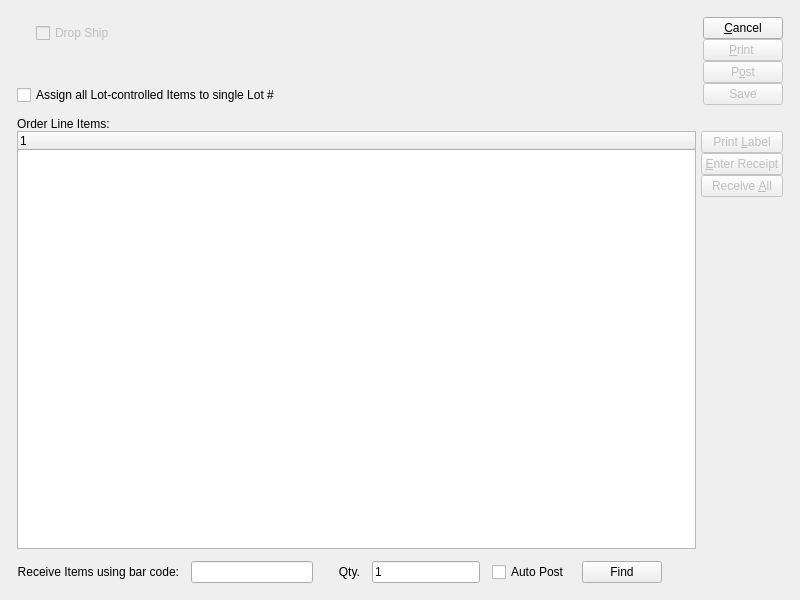
<?xml version="1.0" encoding="UTF-8"?>
<ui version="4.0">
 <comment>This file is part of the xTuple ERP: PostBooks Edition, a free and
open source Enterprise Resource Planning software suite,
Copyright (c) 1999-2019 by OpenMFG LLC, d/b/a xTuple.
It is licensed to you under the Common Public Attribution License
version 1.0, the full text of which (including xTuple-specific Exhibits)
is available at www.xtuple.com/CPAL.  By using this software, you agree
to be bound by its terms.</comment>
 <class>enterPoReceipt</class>
 <widget class="QWidget" name="enterPoReceipt">
  <property name="geometry">
   <rect>
    <x>0</x>
    <y>0</y>
    <width>800</width>
    <height>600</height>
   </rect>
  </property>
  <property name="windowTitle">
   <string>Enter Order Receipts</string>
  </property>
  <layout class="QGridLayout" name="gridLayout_3">
   <item row="0" column="0">
    <layout class="QGridLayout" name="gridLayout_2">
     <property name="margin">
      <number>12</number>
     </property>
     <property name="spacing">
      <number>12</number>
     </property>
     <item row="0" column="0">
      <layout class="QHBoxLayout" name="horizontalLayout">
       <item>
        <layout class="QVBoxLayout" name="verticalLayout">
         <property name="spacing">
          <number>5</number>
         </property>
         <item>
          <layout class="QHBoxLayout">
           <property name="leftMargin">
            <number>14</number>
           </property>
           <item>
            <widget class="OrderCluster" name="_order">
             <property name="sizePolicy">
              <sizepolicy hsizetype="Fixed" vsizetype="Fixed">
               <horstretch>0</horstretch>
               <verstretch>0</verstretch>
              </sizepolicy>
             </property>
            </widget>
           </item>
           <item>
            <layout class="QVBoxLayout" name="verticalLayout_2">
             <property name="topMargin">
              <number>6</number>
             </property>
             <item>
              <widget class="QCheckBox" name="_dropShip">
               <property name="enabled">
                <bool>false</bool>
               </property>
               <property name="text">
                <string>Drop Ship</string>
               </property>
              </widget>
             </item>
             <item>
              <spacer name="verticalSpacer">
               <property name="orientation">
                <enum>Qt::Vertical</enum>
               </property>
               <property name="sizeHint" stdset="0">
                <size>
                 <width>20</width>
                 <height>0</height>
                </size>
               </property>
              </spacer>
             </item>
            </layout>
           </item>
           <item>
            <spacer name="horizontalSpacer_2">
             <property name="orientation">
              <enum>Qt::Horizontal</enum>
             </property>
             <property name="sizeHint" stdset="0">
              <size>
               <width>40</width>
               <height>0</height>
              </size>
             </property>
            </spacer>
           </item>
          </layout>
         </item>
         <item>
          <widget class="XCheckBox" name="_singleLot">
           <property name="text">
            <string>Assign all Lot-controlled Items to single Lot #</string>
           </property>
          </widget>
         </item>
        </layout>
       </item>
       <item>
        <layout class="QVBoxLayout">
         <property name="spacing">
          <number>0</number>
         </property>
         <item>
          <widget class="QPushButton" name="_close">
           <property name="text">
            <string>&amp;Cancel</string>
           </property>
          </widget>
         </item>
         <item>
          <widget class="QPushButton" name="_print">
           <property name="enabled">
            <bool>false</bool>
           </property>
           <property name="text">
            <string>&amp;Print </string>
           </property>
          </widget>
         </item>
         <item>
          <widget class="QPushButton" name="_post">
           <property name="enabled">
            <bool>false</bool>
           </property>
           <property name="text">
            <string>P&amp;ost</string>
           </property>
           <property name="autoDefault">
            <bool>true</bool>
           </property>
           <property name="default">
            <bool>true</bool>
           </property>
          </widget>
         </item>
         <item>
          <widget class="QPushButton" name="_save">
           <property name="enabled">
            <bool>false</bool>
           </property>
           <property name="text">
            <string>Save</string>
           </property>
          </widget>
         </item>
         <item>
          <spacer>
           <property name="orientation">
            <enum>Qt::Vertical</enum>
           </property>
           <property name="sizeType">
            <enum>QSizePolicy::Expanding</enum>
           </property>
           <property name="sizeHint" stdset="0">
            <size>
             <width>20</width>
             <height>0</height>
            </size>
           </property>
          </spacer>
         </item>
        </layout>
       </item>
      </layout>
     </item>
     <item row="1" column="0">
      <widget class="QFrame" name="_frame">
       <property name="sizePolicy">
        <sizepolicy hsizetype="Preferred" vsizetype="Expanding">
         <horstretch>0</horstretch>
         <verstretch>1</verstretch>
        </sizepolicy>
       </property>
       <property name="frameShape">
        <enum>QFrame::NoFrame</enum>
       </property>
       <property name="frameShadow">
        <enum>QFrame::Raised</enum>
       </property>
       <layout class="QGridLayout" name="gridLayout">
        <property name="margin">
         <number>0</number>
        </property>
        <item row="0" column="0">
         <layout class="QVBoxLayout">
          <property name="spacing">
           <number>0</number>
          </property>
          <item>
           <widget class="QLabel" name="_orderitemLit">
            <property name="text">
             <string>Order Line Items:</string>
            </property>
           </widget>
          </item>
          <item>
           <layout class="QHBoxLayout">
            <property name="spacing">
             <number>5</number>
            </property>
            <item>
             <widget class="XTreeWidget" name="_orderitem"/>
            </item>
            <item>
             <layout class="QVBoxLayout">
              <property name="spacing">
               <number>0</number>
              </property>
              <item>
               <widget class="QPushButton" name="_printLabel">
                <property name="enabled">
                 <bool>false</bool>
                </property>
                <property name="text">
                 <string>Print &amp;Label</string>
                </property>
               </widget>
              </item>
              <item>
               <widget class="QPushButton" name="_enter">
                <property name="enabled">
                 <bool>false</bool>
                </property>
                <property name="text">
                 <string>&amp;Enter Receipt</string>
                </property>
               </widget>
              </item>
              <item>
               <widget class="QPushButton" name="_all">
                <property name="enabled">
                 <bool>false</bool>
                </property>
                <property name="text">
                 <string>Receive &amp;All</string>
                </property>
               </widget>
              </item>
              <item>
               <spacer>
                <property name="orientation">
                 <enum>Qt::Vertical</enum>
                </property>
                <property name="sizeType">
                 <enum>QSizePolicy::Expanding</enum>
                </property>
                <property name="sizeHint" stdset="0">
                 <size>
                  <width>20</width>
                  <height>20</height>
                 </size>
                </property>
               </spacer>
              </item>
             </layout>
            </item>
           </layout>
          </item>
         </layout>
        </item>
       </layout>
      </widget>
     </item>
     <item row="2" column="0">
      <layout class="QHBoxLayout" name="_2">
       <property name="spacing">
        <number>12</number>
       </property>
       <item>
        <widget class="QLabel" name="_bcLit">
         <property name="text">
          <string>Receive Items using bar code:</string>
         </property>
         <property name="alignment">
          <set>Qt::AlignRight|Qt::AlignTrailing|Qt::AlignVCenter</set>
         </property>
        </widget>
       </item>
       <item>
        <widget class="XLineEdit" name="_bc"/>
       </item>
       <item>
        <widget class="QLabel" name="_bcQtyLit">
         <property name="minimumSize">
          <size>
           <width>35</width>
           <height>0</height>
          </size>
         </property>
         <property name="text">
          <string>Qty.</string>
         </property>
         <property name="alignment">
          <set>Qt::AlignRight|Qt::AlignTrailing|Qt::AlignVCenter</set>
         </property>
        </widget>
       </item>
       <item>
        <widget class="XLineEdit" name="_bcQty">
         <property name="sizePolicy">
          <sizepolicy hsizetype="Preferred" vsizetype="Fixed">
           <horstretch>0</horstretch>
           <verstretch>0</verstretch>
          </sizepolicy>
         </property>
         <property name="text">
          <string>1</string>
         </property>
        </widget>
       </item>
       <item>
        <widget class="XCheckBox" name="_autoPost">
         <property name="text">
          <string>Auto Post</string>
         </property>
        </widget>
       </item>
       <item>
        <widget class="QPushButton" name="_bcFind">
         <property name="text">
          <string>Find</string>
         </property>
        </widget>
       </item>
       <item>
        <spacer>
         <property name="orientation">
          <enum>Qt::Horizontal</enum>
         </property>
         <property name="sizeType">
          <enum>QSizePolicy::Expanding</enum>
         </property>
         <property name="sizeHint" stdset="0">
          <size>
           <width>0</width>
           <height>20</height>
          </size>
         </property>
        </spacer>
       </item>
      </layout>
     </item>
    </layout>
   </item>
  </layout>
 </widget>
 <layoutdefault spacing="5" margin="5"/>
 <customwidgets>
  <customwidget>
   <class>OrderCluster</class>
   <extends>QWidget</extends>
   <header>ordercluster.h</header>
  </customwidget>
  <customwidget>
   <class>XCheckBox</class>
   <extends>QCheckBox</extends>
   <header>xcheckbox.h</header>
  </customwidget>
  <customwidget>
   <class>XLineEdit</class>
   <extends>QLineEdit</extends>
   <header>xlineedit.h</header>
   <container>1</container>
  </customwidget>
  <customwidget>
   <class>XTreeWidget</class>
   <extends>QTreeWidget</extends>
   <header>xtreewidget.h</header>
   <container>1</container>
  </customwidget>
 </customwidgets>
 <tabstops>
  <tabstop>_singleLot</tabstop>
  <tabstop>_orderitem</tabstop>
  <tabstop>_enter</tabstop>
  <tabstop>_all</tabstop>
  <tabstop>_print</tabstop>
  <tabstop>_post</tabstop>
  <tabstop>_close</tabstop>
 </tabstops>
 <resources/>
 <connections>
  <connection>
   <sender>_close</sender>
   <signal>clicked()</signal>
   <receiver>enterPoReceipt</receiver>
   <slot>close()</slot>
   <hints>
    <hint type="sourcelabel">
     <x>20</x>
     <y>20</y>
    </hint>
    <hint type="destinationlabel">
     <x>20</x>
     <y>20</y>
    </hint>
   </hints>
  </connection>
  <connection>
   <sender>_orderitem</sender>
   <signal>itemSelected(int)</signal>
   <receiver>_enter</receiver>
   <slot>animateClick()</slot>
   <hints>
    <hint type="sourcelabel">
     <x>20</x>
     <y>20</y>
    </hint>
    <hint type="destinationlabel">
     <x>20</x>
     <y>20</y>
    </hint>
   </hints>
  </connection>
  <connection>
   <sender>_orderitem</sender>
   <signal>valid(bool)</signal>
   <receiver>_enter</receiver>
   <slot>setEnabled(bool)</slot>
   <hints>
    <hint type="sourcelabel">
     <x>20</x>
     <y>20</y>
    </hint>
    <hint type="destinationlabel">
     <x>20</x>
     <y>20</y>
    </hint>
   </hints>
  </connection>
  <connection>
   <sender>_order</sender>
   <signal>valid(bool)</signal>
   <receiver>_print</receiver>
   <slot>setEnabled(bool)</slot>
   <hints>
    <hint type="sourcelabel">
     <x>171</x>
     <y>28</y>
    </hint>
    <hint type="destinationlabel">
     <x>683</x>
     <y>88</y>
    </hint>
   </hints>
  </connection>
  <connection>
   <sender>_order</sender>
   <signal>valid(bool)</signal>
   <receiver>_save</receiver>
   <slot>setEnabled(bool)</slot>
   <hints>
    <hint type="sourcelabel">
     <x>171</x>
     <y>28</y>
    </hint>
    <hint type="destinationlabel">
     <x>683</x>
     <y>178</y>
    </hint>
   </hints>
  </connection>
  <connection>
   <sender>_order</sender>
   <signal>valid(bool)</signal>
   <receiver>_all</receiver>
   <slot>setEnabled(bool)</slot>
   <hints>
    <hint type="sourcelabel">
     <x>171</x>
     <y>28</y>
    </hint>
    <hint type="destinationlabel">
     <x>691</x>
     <y>282</y>
    </hint>
   </hints>
  </connection>
  <connection>
   <sender>_order</sender>
   <signal>valid(bool)</signal>
   <receiver>_post</receiver>
   <slot>setEnabled(bool)</slot>
   <hints>
    <hint type="sourcelabel">
     <x>171</x>
     <y>28</y>
    </hint>
    <hint type="destinationlabel">
     <x>683</x>
     <y>133</y>
    </hint>
   </hints>
  </connection>
  <connection>
   <sender>_orderitem</sender>
   <signal>valid(bool)</signal>
   <receiver>_printLabel</receiver>
   <slot>setEnabled(bool)</slot>
   <hints>
    <hint type="sourcelabel">
     <x>297</x>
     <y>317</y>
    </hint>
    <hint type="destinationlabel">
     <x>635</x>
     <y>170</y>
    </hint>
   </hints>
  </connection>
  <connection>
   <sender>_bc</sender>
   <signal>returnPressed()</signal>
   <receiver>_bcFind</receiver>
   <slot>animateClick()</slot>
   <hints>
    <hint type="sourcelabel">
     <x>294</x>
     <y>556</y>
    </hint>
    <hint type="destinationlabel">
     <x>592</x>
     <y>558</y>
    </hint>
   </hints>
  </connection>
 </connections>
</ui>
